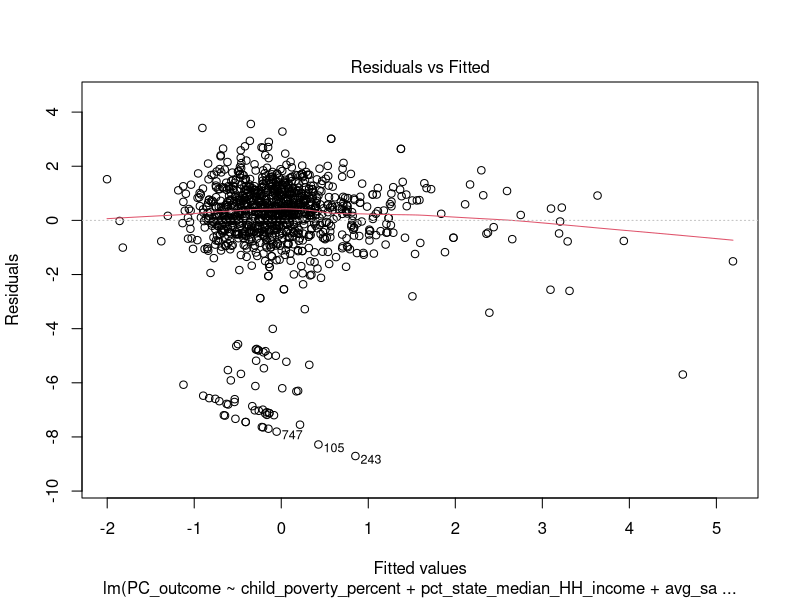
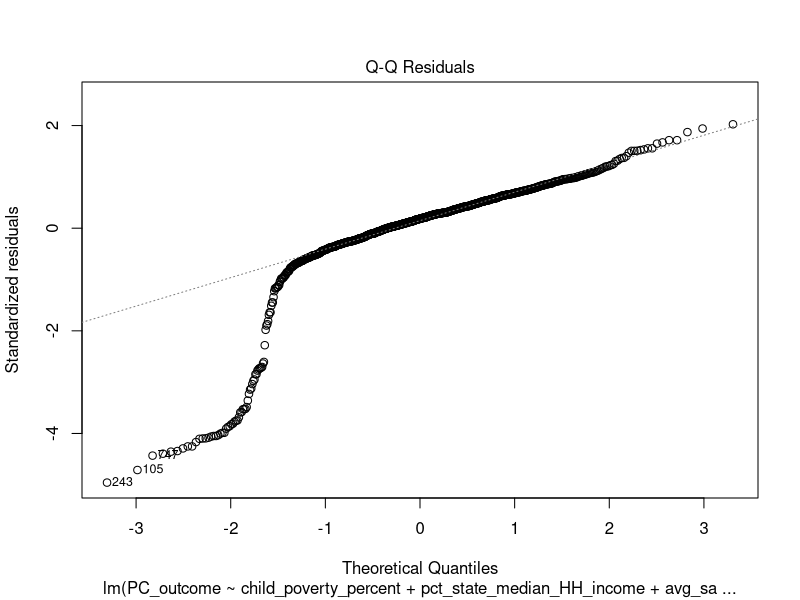
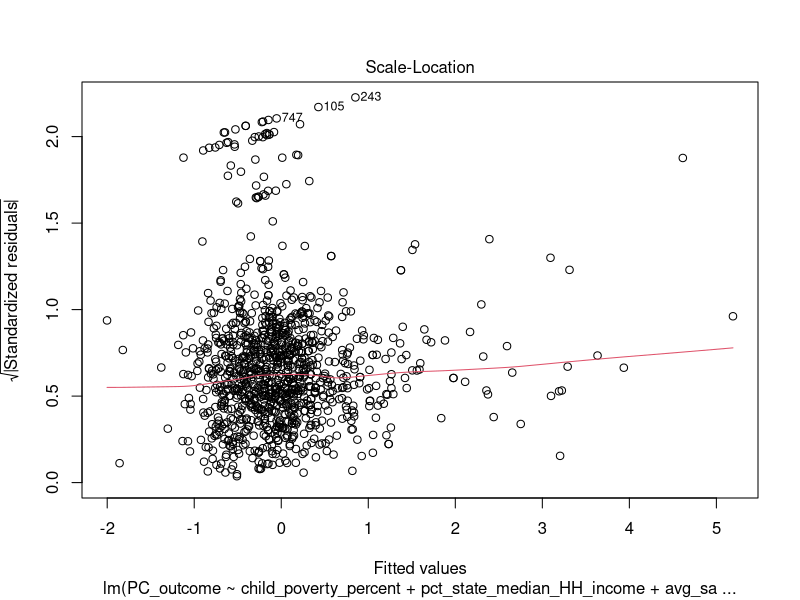
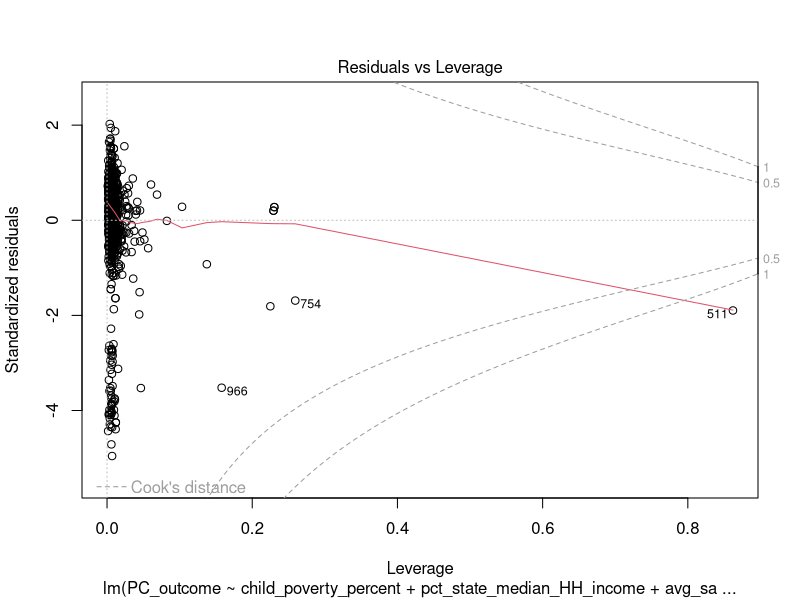

Here is the R script that generated these plots, in order: (Note: this script raises an error after producing the figures.)
#pack
library(tidyverse)
library(rsample)
library(modelr)

#load data
ed = read.csv("r_objects/model_data.csv")

#col select
ed_lin = ed %>% 
  select(PC_outcome, child_poverty_percent, pct_state_median_HH_income, avg_salary_school,  st_pct_black, st_pct_hisp, st_pct_white, st_pct_asian, st_pct_native, st_pct_pac, st_pct_mult)

ed_lin <- as.data.frame(lapply(ed, as.numeric))

#linear reg
lin_mod = lm(PC_outcome ~ child_poverty_percent + pct_state_median_HH_income + avg_salary_school + st_pct_black + st_pct_hisp + st_pct_white + st_pct_asian + st_pct_native + st_pct_pac + st_pct_mult, data = ed)

plot(lin_mod)
summary(lin_mod)
summary_stats(lin_mod)

#test
ed$lin_pred = predict(lin_mod, data = ed)
ed$lin_resid = resid(lin_mod)

ed <- ed %>%
  select(lin_pred, everything()) %>% 
  select(lin_resid, everything())

rmse(lin_mod, ed_test)

write_csv(ed, "r_objects/merged_data_pred_resid.csv")
save(lin_mod, file = 'r_objects/lin_mod.RData')
